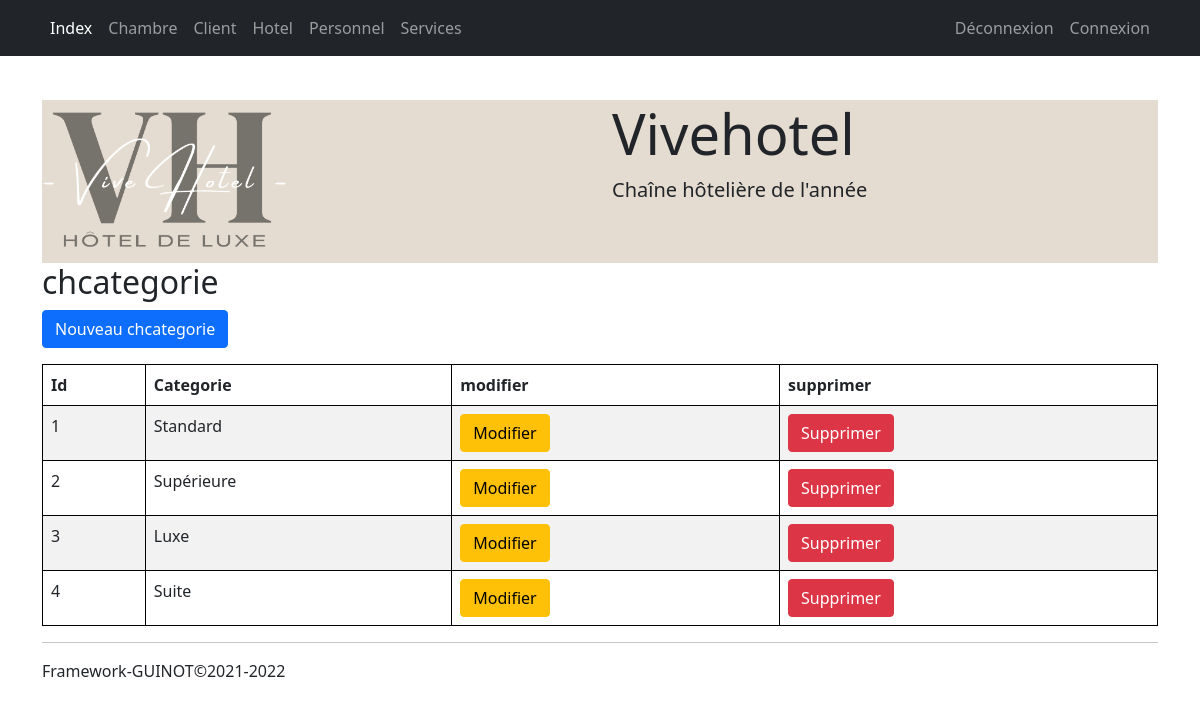
The page /index.php?m=chcategorie&a=index on the database its author committed.
### tables this page shows
create table chcategorie (
    chc_id int auto_increment primary key,
    chc_categorie varchar(500) not null
);

### application/module/chcategorie/Ctr_chcategorie.class.php (called while the page is built, shortened)
<?php
class Ctr_chcategorie extends Ctr_controleur implements I_crud {
    public function __construct($action) {
        $a = "a_$action";
        $this->$a();
    }
	function a_index() {
		$u=new Chcategorie();
		$data=$u->selectAll();
		require $this->gabarit;
	}
}
?>

### www/index.php (called while the page is built, shortened)
<?php
new $module($_GET["a"]);
?>

### framework/fonction.php (called while the page is built, shortened)
<?php
function hlien()
{
	$args = func_get_args();
	$nb = count($args) / 2;
	$m = $args[0];
	$a = $args[1];
	if (!isset($args[2]))
		return "index.php?m=$m&a=$a";
	else {
		$para = array();
		for ($i = 1; $i < $nb; $i++)
			$para[] = $args[2 * $i] . "=" . $args[2 * $i + 1];
		$s = implode("&", $para);
		return "index.php?m=$m&a=$a&$s";
	}
}
function mhe($x)
{
	return htmlentities($x, ENT_QUOTES, "utf-8");
}

### framework/Table.class.php (called while the page is built, shortened)
<?php
class Table
{
	public static $link;
	public string $table;
	public function __construct(string $table, string $pk)
	{
		$this->table = $table;
	}
	public function selectAll(): array
	{
		$sql = "select * from $this->table";
		$result = self::$link->query($sql);
		return $result->fetchAll();
	}
}

### application/module/chcategorie/vue_chcategorie_index.php (the view)
   <h2>chcategorie</h2>
   <p><a class="btn btn-primary" href="<?=hlien("chcategorie","edit","id",0)?>">Nouveau chcategorie</a></p>
<table class="table table-striped table-bordered table-hover">
	<thead>
		<tr>
		<th>Id</th>
		<th>Categorie</th>
			<th>modifier</th>
			<th>supprimer</th>
		</tr>
	</thead>
	<tbody>
	<?php
	foreach ( $data as $row) { ?>
	<tr>
		<td><?=mhe($row['chc_id'])?></td>
		<td><?=mhe($row['chc_categorie'])?></td>
		<td><a class="btn btn-warning" href="<?=hlien("chcategorie","edit","id",$row["chc_id"])?>">Modifier</a></td>
		<td><a class="btn btn-danger" href="<?=hlien("chcategorie","delete","id",$row["chc_id"])?>">Supprimer</a></td>
	</tr>
	<?php } ?>
	</tbody>
</table>

### www/_css/style.css (style rules this page uses)
body { margin-top: 100px; }
a { text-decoration: none; }
table, th, td, tr { border: 1px solid black; border-collapse: collapse; }

### rows shown on the page
chcategorie: chc_id "1", chc_categorie "Standard"
chcategorie: chc_id "2", chc_categorie "Supérieure"
chcategorie: chc_id "3", chc_categorie "Luxe"
chcategorie: chc_id "4", chc_categorie "Suite"

### other values the page prints
SITE_NOM "Vivehotel"
SITE_SLOGAN "Chaîne hôtelière de l'année"
